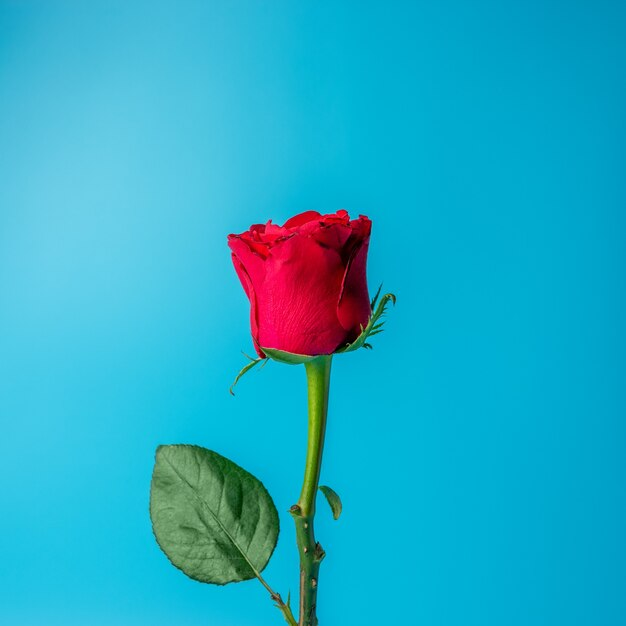
#> input picture IMAGE PROCESSING/rose.jpg, 626 x 626 px, found by its file name
$ python robert.py
#> lines starting #> are read from the running program, lines starting #| are printed output that depends on the picture
import cv2
import matplotlib.pyplot as plt
import numpy as np

img = cv2.imread('rose.jpg', 0)
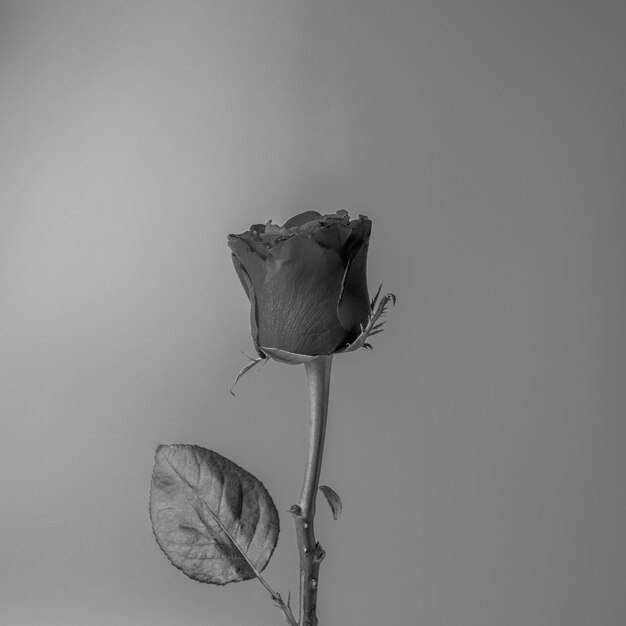
#> img: shape (626, 626); min 0, max 201, mean 134.2
img = cv2.resize(img, [300, 300])
#> img: shape (300, 300)

cv2.imshow("Original Display", img)

mask1 = [[1, 0], [0, -1]]
mask2 = [[0, 1], [-1, 0]]

h, w = img.shape
#> h = 300; w = 300
img_new1 = np.zeros_like(img, dtype=np.float32)
img_new2 = np.zeros_like(img, dtype=np.float32)

# Sobel operation for horizontal gradient
for i in range(1, h - 1):
    for j in range(1, w - 1):
        temp = abs(img[i-1][j-1] * mask1[0][0] + img[i-1][j] * mask1[0][1] +
                   img[i][j-1] * mask1[1][0] + img[i][j] * mask1[1][1])
        img_new1[i][j] = temp
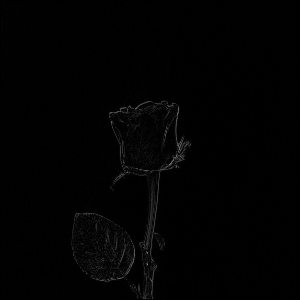
#> img_new1: shape (300, 300) float32; min 0, max 140, mean 1.9

# Sobel operation for vertical gradient
for i in range(1, h - 1):
    for j in range(1, w - 1):
        temp = abs(img[i-1][j-1] * mask2[0][0] + img[i-1][j] * mask2[0][1] +
                   img[i][j-1] * mask2[1][0] + img[i][j] * mask2[1][1])
        img_new2[i][j] = temp

# Combine horizontal and vertical gradients
sobel_image = cv2.addWeighted(img_new1, 0.5, img_new2, 0.5, 0)
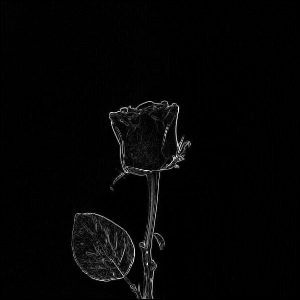
#> sobel_image: shape (300, 300) float32; min 0, max 99, mean 1.9; drawn with min black and max white

cv2.imshow("Sobel Operator Applied", sobel_image)
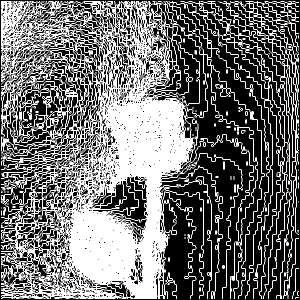
#> window 'Sobel Operator Applied': shape (300, 300); min 0, max 255, mean 113.1
cv2.waitKey(0)
cv2.destroyAllWindows()
